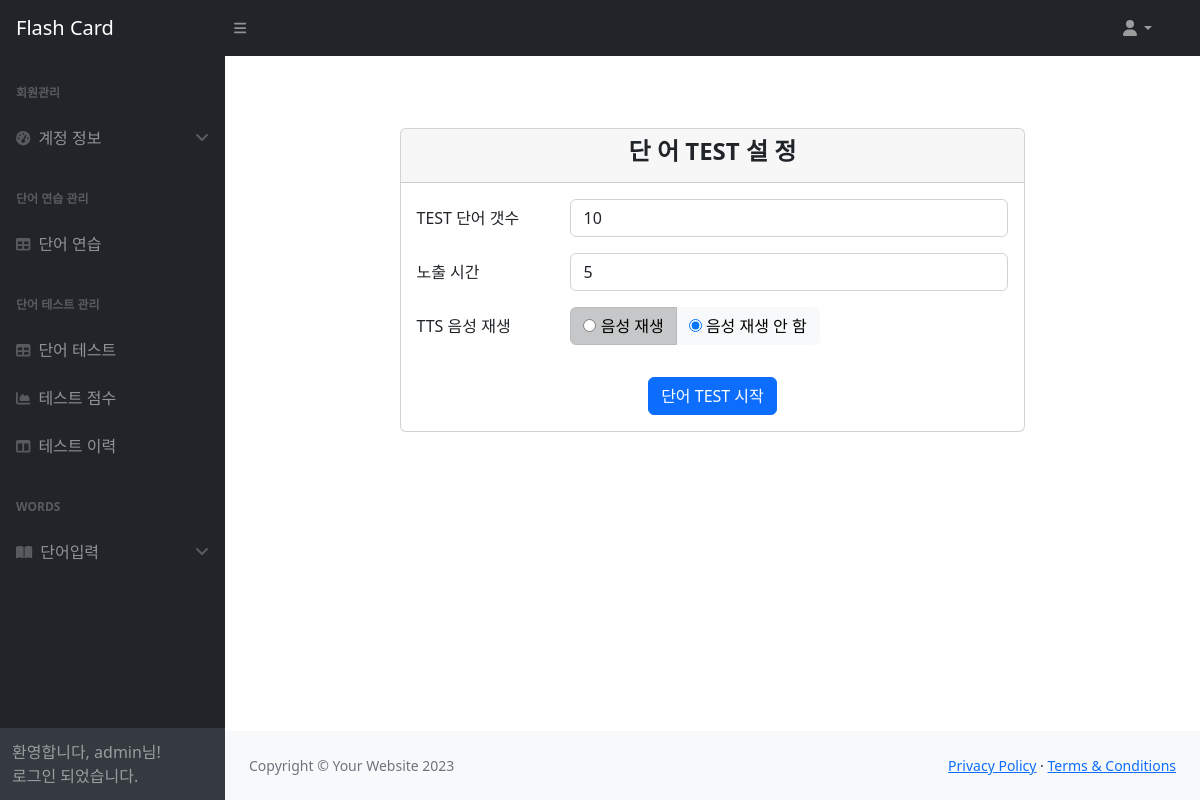
Screenshot of /exam-setting/ (signed in) with the database file from the repository.
### users/models.py (models this page shows)
class Config(models.Model):
    train_word_count = models.IntegerField(default=0)
    train_seconds = models.IntegerField(default=0)
    train_repeat = models.IntegerField(default=0)
    train_tts_play = models.BooleanField(default=False)
    exam_word_count = models.IntegerField(default=0)
    exam_seconds = models.IntegerField(default=0)
    exam_tts_play = models.BooleanField(default=False)
    exam_difficulty = models.IntegerField(default=0)
    user_find_hint = models.CharField(max_length=100, default='Korea')
    update_date = models.DateTimeField(auto_now_add=True)
    id_user = models.ForeignKey("auth.User", related_name="config_user", on_delete=models.CASCADE, db_column="id_user")

### exams/views.py (the view, shortened to what this page needs)
# urls.py: path("exam-setting/", views.ExamsSetting.as_view(), name="exam-setting"),
class ExamsSetting(LoginRequiredMixin, View):
    def get(self, request):
        user = request.user
        try:
            config = Config.objects.get(id_user=user.id)
        except ObjectDoesNotExist:
            config = Config()
        context = {'config': config}
        return render(request, 'exams/exams_setting.html', context)

### exams/templates/exams/exams_setting.html (shortened to what this page needs)
{% extends 'base.html' %}
{% block content %}
<div class="container mt-5">
    <div class="row justify-content-center">
        <div class="col-md-8">
            <div class="card my-4">
                <div class="card-header text-center">
                    <h4><b>단 어 TEST 설 정</b></h4>
                </div>
                <div class="card-body">
                    <form class="form-inline" action="{% url 'exam-setting' %}" method="post">
                        <div class="row mb-3">
                            <label for="exam_word_count" class="col-sm-3 col-form-label">TEST 단어 갯수</label>
                            <div class="col-sm-9">
                                <input type="text" id="exam_word_count" name="exam_word_count"
                                       value="{{ config.exam_word_count }}"
                                       class="form-control" placeholder="단어 갯수을 입력하세요(단어 범위 보다 작으면 랜덤 선택 됩니다.)"
                                       required>
                            </div>
                        </div>
                         <div class="row mb-3">
                            <label for="exam_seconds" class="col-sm-3 col-form-label">노출 시간</label>
                            <div class="col-sm-9">
                                <input type="text" id="exam_seconds" name="exam_seconds"
                                       value="{{ config.exam_seconds }}" class="form-control"
                                       placeholder="단어가 보여 지는 시간을 입력하세요(단위:초)" required>
                            </div>
                        </div>
                        <div class="row mb-3">
                            <label class="col-sm-3 col-form-label">TTS 음성 재생</label>
                            <div class="col-sm-9">
                                <div class="btn-group btn-group-toggle" data-toggle="buttons">
                                    <label class="btn btn-light active">
                                        <input type="radio" name="exam_tts_play" value="True"
                                               {% if config.exam_tts_play %}checked{% endif %}> 음성 재생
                                    </label>
                                    <label class="btn btn-light">
                                        <input type="radio" name="exam_tts_play" value="False"
                                               {% if not config.exam_tts_play %}checked{% endif %}> 음성 재생 안 함
                                    </label>
                                </div>
                            </div>
                        </div>
                        <div class="text-center">
                            <button type="submit" class="btn btn-primary mt-3">단어 TEST 시작</button>
                        </div>
                    </form>
                </div>
            </div>
        </div>
    </div>
</div>
{% endblock content %}

### templates/base.html (shortened to what this page needs)
<!DOCTYPE html>
{%load static %}
<html lang="ko">
<head>
    <link href="https://cdn.jsdelivr.net/npm/simple-datatables@7.1.2/dist/style.min.css" rel="stylesheet"/>
    <link href="{% static 'css/styles.css' %}" rel="stylesheet"/>
</head>
<body class="sb-nav-fixed">
<header>
    <nav class="sb-topnav navbar navbar-expand navbar-dark bg-dark">
        <a class="navbar-brand ps-3" href="{% url 'index' %}">Flash Card</a>
        <button class="btn btn-link btn-sm order-1 order-lg-0 me-4 me-lg-0" id="sidebarToggle" href="#!"><i
                class="fas fa-bars"></i></button>
        <form class="d-none d-md-inline-block form-inline ms-auto me-0 me-md-3 my-2 my-md-0">
            <ul class="navbar-nav ms-auto ms-md-0 me-3 me-lg-4">
                <li class="nav-item dropdown">
                    <a class="nav-link dropdown-toggle" id="navbarDropdown" href="#" role="button"
                       data-bs-toggle="dropdown"
                       aria-expanded="false"><i class="fas fa-user fa-fw"></i></a>
                </li>
            </ul>
        </form>
    </nav>
</header>
<div id="layoutSidenav">
    <div id="layoutSidenav_nav">
        <nav class="sb-sidenav accordion sb-sidenav-dark" id="sidenavAccordion">
            <div class="sb-sidenav-menu">
                <div class="nav">
                    <div class="sb-sidenav-menu-heading">회원관리</div>
                    <a class="nav-link" data-bs-toggle="collapse" data-bs-target="#collapsePages" aria-expanded="false"
                       aria-controls="collapsePages">
                        <div class="sb-nav-link-icon"><i class="fas fa-tachometer-alt"></i></div>
                        계정 정보
                        <div class="sb-sidenav-collapse-arrow"><i class="fas fa-angle-down"></i></div>
                    </a>
                    <div class="sb-sidenav-menu-heading">단어 연습 관리</div>
                    <a class="nav-link collapsed" href="{% url 'trains-setting' %}">
                        <div class="sb-nav-link-icon"><i class="fas fa-table"></i></div>
                        단어 연습
                    </a>
                    <div class="sb-sidenav-menu-heading">단어 테스트 관리</div>
                    <a class="nav-link" href="{% url 'exam-setting' %}">
                        <div class="sb-nav-link-icon"><i class="fas fa-table"></i></div>
                        단어 테스트
                    </a>
                    <a class="nav-link" href="{% url 'Word_Test_Score' %}">
                        <div class="sb-nav-link-icon"><i class="fas fa-chart-area"></i></div>
                        테스트 점수
                    </a>
                    <a class="nav-link" href="{% url 'Word_Test_History' %}">
                        <div class="sb-nav-link-icon"><i class="fas fa-columns"></i></div>
                        테스트 이력
                    </a>
                    <div class="sb-sidenav-menu-heading">words</div>
                    <a class="nav-link" data-bs-toggle="collapse" data-bs-target="#words" aria-expanded="false"
                       aria-controls="collapsePages">
                        <div class="sb-nav-link-icon"><i class="fas fa-book-open"></i></i></div>
                        단어입력
                        <div class="sb-sidenav-collapse-arrow"><i class="fas fa-angle-down"></i></div>
                    </a>
                </div>
            </div>
            <div class="sb-sidenav-footer">
                {% if user.is_authenticated %}
                환영합니다, {{ user.username }}님! <br>로그인 되었습니다.
                {% else %}
                    로그인 후 이용가능
                {% endif %}
            </div>
        </nav>
    </div>
    <div id="layoutSidenav_content">
        <main>
            {%block content%}
            {%endblock content%}
        </main>
        <footer class="py-4 bg-light mt-auto">
            <div class="container-fluid px-4">
                <div class="d-flex align-items-center justify-content-between small">
                    <div class="text-muted">Copyright &copy; Your Website 2023</div>
                    <div>
                        <a href="#">Privacy Policy</a>
                        &middot;
                        <a href="#">Terms &amp; Conditions</a>
                    </div>
                </div>
            </div>
        </footer>
    </div>
</div>
</body>
</html>

### rows the page displays
Config: exam_word_count "10", exam_seconds "5", exam_tts_play "☐ 음성 재생", exam_tts_play "☑ 음성 재생 안 함"

### other values shown
{{ user.username }} "admin"
